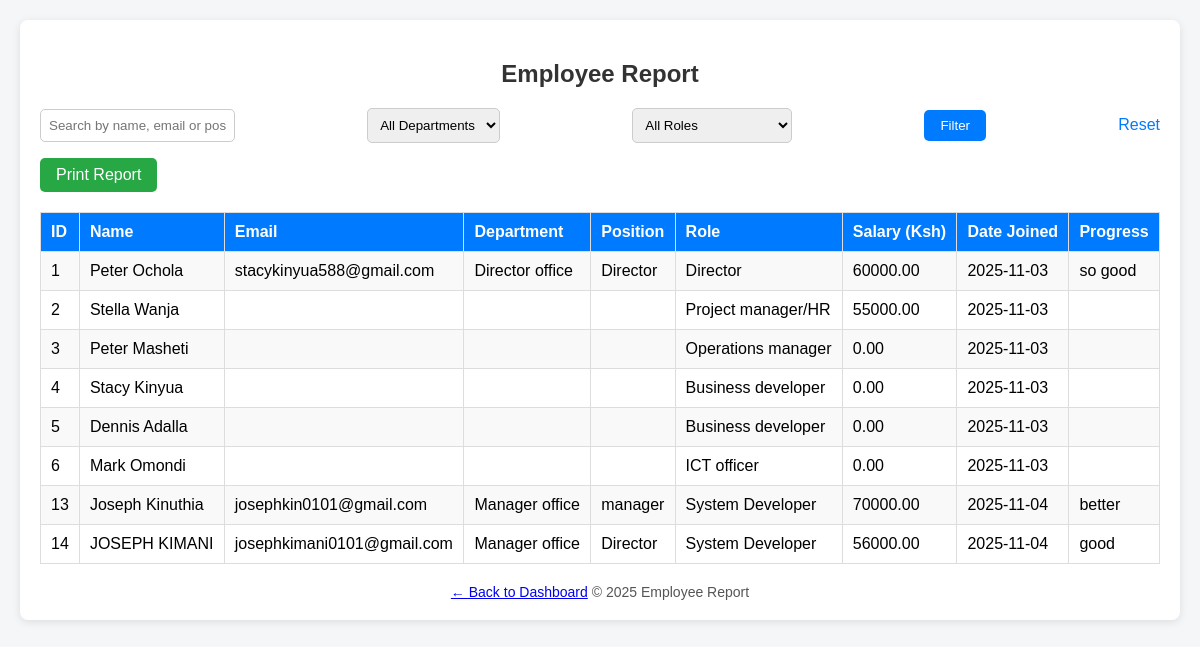
The page /employee_report.php on the database its author committed.
### tables this page shows
CREATE TABLE `employees` (
  `id` int(11) NOT NULL,
  `name` varchar(100) NOT NULL,
  `email` varchar(100) DEFAULT NULL,
  `phone` varchar(20) DEFAULT NULL,
  `department` varchar(50) DEFAULT NULL,
  `position` varchar(50) DEFAULT NULL,
  `bank_name` varchar(50) DEFAULT NULL,
  `account_number` varchar(50) DEFAULT NULL,
  `address` varchar(255) DEFAULT NULL,
  `role` varchar(50) DEFAULT NULL,
  `date_joined` date DEFAULT curdate(),
  `progress` text DEFAULT NULL,
  `username` varchar(50) NOT NULL,
  `password` varchar(255) NOT NULL,
  `created_at` timestamp NOT NULL DEFAULT current_timestamp(),
  `salary` decimal(10,2) DEFAULT 0.00
);

### employee_report.php (the view, shortened to what this page needs)
<?php
$conn = new mysqli("localhost", "root", "", "admin_db");
$search = isset($_GET['search']) ? $_GET['search'] : '';
$query = "SELECT * FROM employees WHERE 1=1";
$query .= " ORDER BY id ASC";
$result = $conn->query($query);
?>
<!DOCTYPE html>
<html lang="en">
<head>
</head>
<body>
  <div class="container">
    <h2>Employee Report</h2>
    <form method="GET" class="filters">
      <input type="text" name="search" placeholder="Search by name, email or position" value="<?php echo htmlspecialchars($search); ?>">
      <select name="department">
        <option value="">All Departments</option>
      </select>
      <select name="role">
        <option value="">All Roles</option>
      </select>
      <button type="submit">Filter</button>
      <a href="employee_report.php" style="color:#007bff;text-decoration:none;">Reset</a>
    </form>
    <a href="#" class="export-btn" onclick="window.print()">Print Report</a>
    <table>
      <tr>
        <th>ID</th>
        <th>Name</th>
        <th>Email</th>
        <th>Department</th>
        <th>Position</th>
        <th>Role</th>
        <th>Salary (Ksh)</th>
        <th>Date Joined</th>
        <th>Progress</th>
      </tr>
      <?php
      if ($result->num_rows > 0) {
          while ($row = $result->fetch_assoc()) {
              echo "<tr>
                      <td>{$row['id']}</td>
                      <td>{$row['name']}</td>
                      <td>{$row['email']}</td>
                      <td>{$row['department']}</td>
                      <td>{$row['position']}</td>
                      <td>{$row['role']}</td>
                      <td>{$row['salary']}</td>
                      <td>{$row['date_joined']}</td>
                      <td>{$row['progress']}</td>
                    </tr>";
          }
      } else {
          echo "<tr><td colspan='9' style='text-align:center;'>No employees found</td></tr>";
      }
      ?>
    </table>
    <div class="footer">
         <a href="reports_dashboard.php" class="btn btn-secondary back-btn">← Back to Dashboard</a>
      © <?php echo date("Y"); ?> Employee Report
    </div>
  </div>
</body>
</html>

### employee_report.php (style rules this page uses)
body { font-family: Arial, sans-serif; background: #f4f6f8; margin: 0; padding: 20px; }
.container { background: white; border-radius: 8px; padding: 20px; box-shadow: 0 2px 8px rgba(0,0,0,0.1); }
h2 { text-align: center; color: #333; }
.filters { display: flex; justify-content: space-between; align-items: center; flex-wrap: wrap; margin-bottom: 15px; gap: 10px; }
.filters input, .filters select { padding: 8px; border: 1px solid #ccc; border-radius: 5px; }
.filters button { padding: 8px 16px; border: none; background: #007bff; color: white; border-radius: 5px; cursor: pointer; }
table { width: 100%; border-collapse: collapse; margin-top: 10px; }
th, td { border: 1px solid #ddd; padding: 10px; text-align: left; }
th { background-color: #007bff; color: white; }
tr:nth-child(even) { background-color: #f9f9f9; }
.export-btn { display: inline-block; padding: 8px 16px; background: #28a745; color: white; border-radius: 5px; text-decoration: none; margin-bottom: 10px; }
.footer { text-align: center; margin-top: 20px; color: #555; font-size: 14px; }

### rows shown on the page
employees: id "1", name "Peter Ochola", email "stacykinyua588@gmail.com", department "Director office", position "Director", role "Director", salary "60000.00", date_joined "2025-11-03", progress "so good"
employees: id "2", name "Stella Wanja", role "Project manager/HR", salary "55000.00", date_joined "2025-11-03"
employees: id "3", name "Peter Masheti", role "Operations manager", salary "0.00", date_joined "2025-11-03"
employees: id "4", name "Stacy Kinyua", role "Business developer", salary "0.00", date_joined "2025-11-03"
employees: id "5", name "Dennis Adalla", role "Business developer", salary "0.00", date_joined "2025-11-03"
employees: id "6", name "Mark Omondi", role "ICT officer", salary "0.00", date_joined "2025-11-03"
employees: id "13", name "Joseph Kinuthia", email "josephkin0101@gmail.com", department "Manager office", position "manager", role "System Developer", salary "70000.00", date_joined "2025-11-04", progress "better"
employees: id "14", name "JOSEPH KIMANI", email "josephkimani0101@gmail.com", department "Manager office", position "Director", role "System Developer", salary "56000.00", date_joined "2025-11-04", progress "good"
